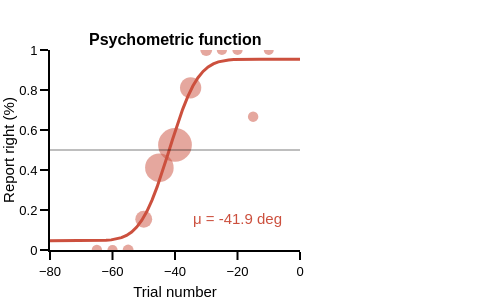

Source (notebook cell):
### Code cell
# subplot settings
rows, cols = 1, 1
fig_height, fig_width = 300, 400 * cols + 100
column_widths, row_heights = [1],[1]
sb_specs = [[{}]]
subplot_titles = ('<b>Psychometric function<b>', '')
fig = make_subplots(rows=rows, cols=cols, print_grid=False, vertical_spacing=0.2, horizontal_spacing=0.15, 
                    column_widths=column_widths, row_heights=row_heights, subplot_titles=subplot_titles)
df_pf_value['report_right_num_norm'] = np.array((df_pf_value.report_right_num-np.min(df_pf_value.report_right_num))/
                                                (np.max(df_pf_value.report_right_num)-np.min(df_pf_value.report_right_num)))


# compute psychometric function
# Parameter bounds are in the form [bias, threshold, lapse]
params = {'parmin': np.array([-100., 0., 0.]), # The minimum allowable parameter values
          'parmax': np.array([0., 40., 0.2]), # The maximum allowable parameter values
          'parstart': np.array([-40, 10., 0.1]), # Non-zero starting parameters, used to try to avoid local minima
          'nfits': 30} # The number of fits to run

data = np.vstack((np.array(df_pf_value.angle_test),
                  np.array(df_pf_value.report_right_num),
                  np.array(df_pf_value.report_right_prct)
                  ))
pars, L = psy.mle_fit_psycho(data, 'erf_psycho', **params)
fit_x = np.linspace(-80,0,50)
fit_y = psy.erf_psycho(pars, fit_x)
fig.append_trace(go.Scatter(x=fit_x, y=fit_y,
                            mode='lines', marker_color=colors_panel[7], marker_opacity=1, 
                            line_width=3, marker_symbol='circle'), row=1, col=1)
fig.append_trace(go.Scatter(x=[-20], y=[0.15], mode="text", text="μ = {:2.1f} deg".format(pars[0]),
                         textfont_color=colors_panel[7], textfont_size=15), row=1, col=1)

# plot dots
base = 1.5
marker_sizes = base ** (df_pf_value.report_right_num_norm * 3)  # Adjust the exponent as needed
fig.append_trace(go.Scatter(x=df_pf_value.angle_test,
                            y=df_pf_value.report_right_prct,
                            marker_size=marker_sizes*10, 
                            mode='markers', marker_color=colors_panel[7], marker_opacity=0.5, line_width=3,
                            marker_line_width=0, marker_symbol='circle'), row=1, col=1)
fig.add_hline(y=0.5, opacity=0.25, row=1, col=1)

# axes settings
for row in np.arange(rows):
    for col in np.arange(cols):
        fig.update_xaxes(visible=True, ticklen=8, linewidth=template_specs['axes_width'], 
                         range=[-80,0], title='Trial number', row=row+1, col=col+1)
        fig.update_yaxes(visible=True, ticklen=8, linewidth=template_specs['axes_width'], 
                         title='Report right (%)', range=[0,1], row=row+1, col=col+1)
fig.layout.update(template=fig_template, width=fig_width, height=fig_height, margin_l=50, 
                  margin_r=200, margin_t=50, margin_b=50,  showlegend=False)
fig.show()
if not os.path.exists(fig_dir):os.mkdir(fig_dir)
fig.write_image('{}/{}_pfun.pdf'.format(fig_dir, subject))

### Figure 1 — Plotly figure (JSON) as saved in the notebook; plotly's stock layout.template omitted (floating-point values rounded to 4 significant figures)
{"data": [{"line": {"width": 3}, "marker": {"color": "rgb(204, 80, 62)", "opacity": 1, "symbol": "circle"}, "mode": "lines", "type": "scatter", "x": [-80.0, -78.37, -76.73, -75.1, -73.47, -71.84, -70.2, -68.57, -66.94, -65.31, -63.67, -62.04, -60.41, -58.78, -57.14, -55.51, -53.88, -52.24, -50.61, -48.98, -47.35, -45.71, -44.08, -42.45, -40.82, -39.18, -37.55, -35.92, -34.29, -32.65, -31.02, -29.39, -27.76, -26.12, -24.49, -22.86, -21.22, -19.59, -17.96, -16.33, -14.69, -13.06, -11.43, -9.796, -8.163, -6.531, -4.898, -3.265, -1.633, 0.0], "xaxis": "x", "y": [0.04587, 0.04587, 0.04587, 0.04587, 0.04587, 0.04588, 0.04591, 0.04597, 0.04611, 0.04641, 0.04704, 0.04828, 0.05059, 0.05471, 0.06165, 0.07281, 0.08985, 0.1146, 0.1487, 0.1935, 0.2493, 0.3155, 0.3902, 0.4701, 0.5516, 0.6305, 0.7031, 0.7667, 0.8196, 0.8614, 0.8929, 0.9154, 0.9307, 0.9406, 0.9466, 0.9502, 0.9521, 0.9532, 0.9537, 0.9539, 0.9541, 0.9541, 0.9541, 0.9541, 0.9541, 0.9541, 0.9541, 0.9541, 0.9541, 0.9541], "yaxis": "y"}, {"mode": "text", "text": "μ = -41.9 deg", "textfont": {"color": "rgb(204, 80, 62)", "size": 15}, "type": "scatter", "x": [-20], "xaxis": "x", "y": [0.15], "yaxis": "y"}, {"line": {"width": 3}, "marker": {"color": "rgb(204, 80, 62)", "line": {"width": 0}, "opacity": 0.5, "size": [10.43, 10.21, 10.88, 16.89, 28.54, 33.75, 21.28, 11.83, 10.21, 10.21, 10.43, 10.0], "symbol": "circle"}, "mode": "markers", "type": "scatter", "x": [-65, -60, -55, -50, -45, -40, -35, -30, -25, -20, -15, -10], "xaxis": "x", "y": [0.0, 0.0, 0.0, 0.1538, 0.4118, 0.5254, 0.8108, 1.0, 1.0, 1.0, 0.6667, 1.0], "yaxis": "y"}], "layout": {"annotations": [{"font": {"size": 16}, "showarrow": false, "text": "<b>Psychometric function<b>", "x": 0.5, "xanchor": "center", "xref": "paper", "y": 1, "yanchor": "bottom", "yref": "paper"}], "height": 300, "margin": {"b": 50, "l": 50, "r": 200, "t": 50}, "shapes": [{"opacity": 0.25, "type": "line", "x0": 0, "x1": 1, "xref": "x domain", "y0": 0.5, "y1": 0.5, "yref": "y"}], "showlegend": false, "width": 500, "xaxis": {"anchor": "y", "domain": [0, 1], "linewidth": 2, "range": [-80, 0], "ticklen": 8, "title": {"text": "Trial number"}, "visible": true}, "yaxis": {"anchor": "x", "domain": [0, 1], "linewidth": 2, "range": [0, 1], "ticklen": 8, "title": {"text": "Report right (%)"}, "visible": true}}}
